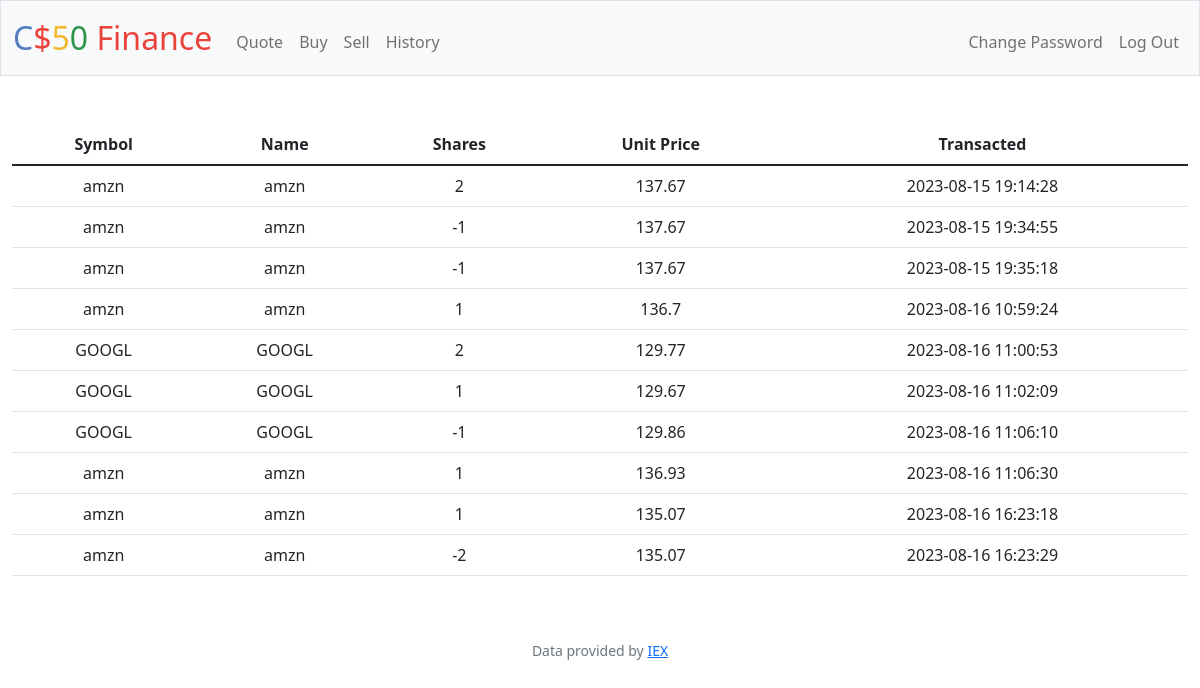
Screenshot of /history (signed in) with the database file from the repository.
### tables this page shows
CREATE TABLE purchases (
    id INTEGER PRIMARY KEY AUTOINCREMENT,
    username VARCHAR(255) NOT NULL,
    symbol VARCHAR(50) NOT NULL,
    share_price FLOAT NOT NULL,
    shares INT NOT NULL,
    time_stamp TIMESTAMP DEFAULT CURRENT_TIMESTAMP
);

### app.py (the view)
@app.route("/history")
@login_required
def history():
    username = db.execute("SELECT username FROM users WHERE id = ?;", session["user_id"])[0]['username']
    transactions_data = db.execute("SELECT symbol, shares, share_price, time_stamp FROM purchases where username = ?;", username)
    return render_template("history.html", transactions_data = transactions_data)

### app.py (called while the page is built)
@app.after_request
def after_request(response):
    response.headers["Cache-Control"] = "no-cache, no-store, must-revalidate"
    response.headers["Expires"] = 0
    response.headers["Pragma"] = "no-cache"
    return response

### helpers.py (called while the page is built)
def login_required(f):
    @wraps(f)
    def decorated_function(*args, **kwargs):
        if session.get("user_id") is None:
            return redirect("/login")
        return f(*args, **kwargs)
    return decorated_function

### templates/history.html (shortened to what this page needs)
{% extends "layout.html" %}
{% block main %}
    <table class="table table-stripped">
        <thead>
            <tr>
                <th>Symbol</th>
                <th>Name</th>
                <th>Shares</th>
                <th>Unit Price</th>
                <th>Transacted</th>
            </tr>
        </thead>
        <tbody>
            {% for txn in transactions_data %}
            <tr>
                <td>
                    {{ txn['symbol']}}
                </td>
                <td> {{ txn['symbol']}} </td>
                <td> {{ txn['shares']}} </td>
                <td> {{ txn['share_price'] }} </td>
                <td> {{ txn['time_stamp'] }} </td>
            </tr>
            {% endfor %}
        </tbody>
    </table>
{% endblock %}

### templates/layout.html (shortened to what this page needs)
<!DOCTYPE html>
<html lang="en">
    <head>
        <link href="https://cdn.jsdelivr.net/npm/bootstrap@5.1.3/dist/css/bootstrap.min.css" rel="stylesheet">
        <link href="/static/styles.css" rel="stylesheet">
    </head>
    <body>
        <nav class="bg-light border navbar navbar-expand-md navbar-light">
            <div class="container-fluid">
                <a class="navbar-brand" href="/"><span class="blue">C</span><span class="red">$</span><span class="yellow">5</span><span class="green">0</span> <span class="red">Finance</span></a>
                <div class="collapse navbar-collapse" id="navbar">
                    {% if session["user_id"] %}
                        <ul class="navbar-nav me-auto mt-2">
                            <li class="nav-item"><a class="nav-link" href="/quote">Quote</a></li>
                            <li class="nav-item"><a class="nav-link" href="/buy">Buy</a></li>
                            <li class="nav-item"><a class="nav-link" href="/sell">Sell</a></li>
                            <li class="nav-item"><a class="nav-link" href="/history">History</a></li>
                        </ul>
                        <ul class="navbar-nav ms-auto mt-2">
                            <li class="nav-item"><a class="nav-link" href="/change_pwd">Change Password</a></li>
                            <li class="nav-item"><a class="nav-link" href="/logout">Log Out</a></li>
                        </ul>
                    {% else %}
                        <ul class="navbar-nav ms-auto mt-2">
                            <li class="nav-item"><a class="nav-link" href="/register">Register</a></li>
                            <li class="nav-item"><a class="nav-link" href="/login">Log In</a></li>
                        </ul>
                    {% endif %}
                </div>
            </div>
        </nav>
        <main class="container-fluid py-5 text-center">
            {% block main %}{% endblock %}
        </main>
        <footer class="mb-5 small text-center text-muted">
            Data provided by <a href="https://iexcloud.io/">IEX</a>
        </footer>
    </body>
</html>

### static/styles.css (style rules this page uses)
nav .navbar-brand { font-size: xx-large; }
nav .navbar-brand .blue { color: #537fbe; }
nav .navbar-brand .red { color: #ea433b; }
nav .navbar-brand .yellow { color: #f5b82e; }
nav .navbar-brand .green { color: #2e944b; }

### rows the page displays
purchases: symbol "amzn", shares "2", share_price "137.67", time_stamp "2023-08-15 19:14:28"
purchases: symbol "amzn", shares "-1", share_price "137.67", time_stamp "2023-08-15 19:34:55"
purchases: symbol "amzn", shares "-1", share_price "137.67", time_stamp "2023-08-15 19:35:18"
purchases: symbol "amzn", shares "1", share_price "136.7", time_stamp "2023-08-16 10:59:24"
purchases: symbol "GOOGL", shares "2", share_price "129.77", time_stamp "2023-08-16 11:00:53"
purchases: symbol "GOOGL", shares "1", share_price "129.67", time_stamp "2023-08-16 11:02:09"
purchases: symbol "GOOGL", shares "-1", share_price "129.86", time_stamp "2023-08-16 11:06:10"
purchases: symbol "amzn", shares "1", share_price "136.93", time_stamp "2023-08-16 11:06:30"
purchases: symbol "amzn", shares "1", share_price "135.07", time_stamp "2023-08-16 16:23:18"
purchases: symbol "amzn", shares "-2", share_price "135.07", time_stamp "2023-08-16 16:23:29"
